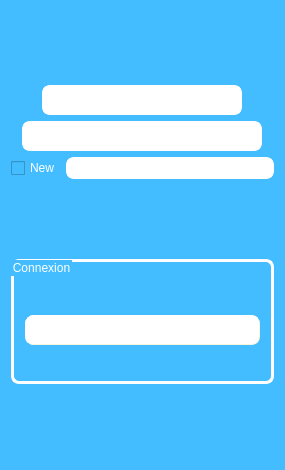
<?xml version="1.0" encoding="UTF-8"?>
<ui version="4.0">
 <class>Connexion</class>
 <widget class="QWidget" name="Connexion">
  <property name="geometry">
   <rect>
    <x>0</x>
    <y>0</y>
    <width>285</width>
    <height>470</height>
   </rect>
  </property>
  <property name="minimumSize">
   <size>
    <width>285</width>
    <height>470</height>
   </size>
  </property>
  <property name="maximumSize">
   <size>
    <width>285</width>
    <height>470</height>
   </size>
  </property>
  <property name="windowTitle">
   <string>Connexion</string>
  </property>
  <property name="autoFillBackground">
   <bool>false</bool>
  </property>
  <property name="styleSheet">
   <string notr="true">background-image: url(:/Images/blue_twitter.jpg);
background-color: rgb(67, 189, 255);</string>
  </property>
  <layout class="QVBoxLayout" name="verticalLayout_5">
   <item>
    <layout class="QGridLayout" name="gridLayout">
     <property name="sizeConstraint">
      <enum>QLayout::SetMaximumSize</enum>
     </property>
     <property name="horizontalSpacing">
      <number>0</number>
     </property>
     <item row="0" column="0">
      <layout class="QVBoxLayout" name="verticalLayout_4">
       <item>
        <layout class="QHBoxLayout" name="horizontalLayout_10">
         <item>
          <widget class="QLineEdit" name="pseudo">
           <property name="enabled">
            <bool>true</bool>
           </property>
           <property name="minimumSize">
            <size>
             <width>0</width>
             <height>30</height>
            </size>
           </property>
           <property name="maximumSize">
            <size>
             <width>200</width>
             <height>16777215</height>
            </size>
           </property>
           <property name="styleSheet">
            <string notr="true">background-color: rgb(255, 255, 255);
selection-background-color: rgb(255, 255, 255);
color: rgb(255, 255, 255);
font: 75 italic 9pt &quot;Raavi&quot;;
font: 8pt &quot;Comic Sans MS&quot;;
 border-style: outset;
    border-width:3px;
    border-radius: 8px;
border-color:white;</string>
           </property>
           <property name="text">
            <string>louish</string>
           </property>
          </widget>
         </item>
        </layout>
       </item>
       <item>
        <layout class="QHBoxLayout" name="horizontalLayout_11">
         <item>
          <widget class="QLineEdit" name="password">
           <property name="minimumSize">
            <size>
             <width>240</width>
             <height>30</height>
            </size>
           </property>
           <property name="maximumSize">
            <size>
             <width>240</width>
             <height>30</height>
            </size>
           </property>
           <property name="styleSheet">
            <string notr="true">background-color: rgb(255, 255, 255);
alternate-background-color: rgb(255, 255, 255);
color: rgb(255, 255, 255);
font: 75 italic 9pt &quot;Raavi&quot;;
font: 8pt &quot;Comic Sans MS&quot;;
 border-style: outset;
    border-width:3px;
    border-radius: 8px;
border-color:white;
	</string>
           </property>
           <property name="text">
            <string>groscac</string>
           </property>
           <property name="echoMode">
            <enum>QLineEdit::Password</enum>
           </property>
          </widget>
         </item>
        </layout>
       </item>
      </layout>
     </item>
     <item row="1" column="0">
      <layout class="QHBoxLayout" name="horizontalLayout_13">
       <item>
        <widget class="QCheckBox" name="nouveau">
         <property name="styleSheet">
          <string notr="true">color: rgb(255, 255, 255);
font: 10pt &quot;Courier&quot;;</string>
         </property>
         <property name="text">
          <string>New</string>
         </property>
        </widget>
       </item>
       <item>
        <widget class="QLineEdit" name="email">
         <property name="minimumSize">
          <size>
           <width>10</width>
           <height>0</height>
          </size>
         </property>
         <property name="styleSheet">
          <string notr="true">background-color: rgb(255, 255, 255);
color: rgb(255, 255, 255);
font: 75 italic 9pt &quot;Raavi&quot;;
font: 8pt &quot;Comic Sans MS&quot;;
 border-style: outset;
    border-width:3px;
    border-radius: 8px;
border-color:white;</string>
         </property>
         <property name="text">
          <string>email</string>
         </property>
        </widget>
       </item>
      </layout>
     </item>
    </layout>
   </item>
   <item>
    <widget class="QGroupBox" name="groupBox">
     <property name="maximumSize">
      <size>
       <width>1677215</width>
       <height>125</height>
      </size>
     </property>
     <property name="styleSheet">
      <string notr="true">font: 75 italic 9pt &quot;Raavi&quot;;
color: rgb(255, 255, 255);
font: 8pt &quot;Comic Sans MS&quot;;
 border-style: outset;
    border-width:3px;
    border-radius: 8px;
border-color:white;</string>
     </property>
     <property name="title">
      <string>Connexion</string>
     </property>
     <layout class="QVBoxLayout" name="verticalLayout_3">
      <property name="sizeConstraint">
       <enum>QLayout::SetMinimumSize</enum>
      </property>
      <item>
       <layout class="QVBoxLayout" name="verticalLayout_2">
        <item>
         <widget class="QPushButton" name="connexion">
          <property name="enabled">
           <bool>true</bool>
          </property>
          <property name="minimumSize">
           <size>
            <width>109</width>
            <height>30</height>
           </size>
          </property>
          <property name="maximumSize">
           <size>
            <width>240</width>
            <height>16777215</height>
           </size>
          </property>
          <property name="styleSheet">
           <string notr="true">background-color: white;
color: rgb(255, 255, 255);
    border-style: outset;
    border-width:1px;
    border-radius: 8px;
    border-color: beige;
    font: bold 14px;
    min-width: 5em;
    padding: 6px;</string>
          </property>
          <property name="text">
           <string>Connexion</string>
          </property>
         </widget>
        </item>
       </layout>
      </item>
     </layout>
    </widget>
   </item>
  </layout>
  <zorder>groupBox</zorder>
  <zorder></zorder>
 </widget>
 <layoutdefault spacing="6" margin="11"/>
 <resources/>
 <connections/>
</ui>
